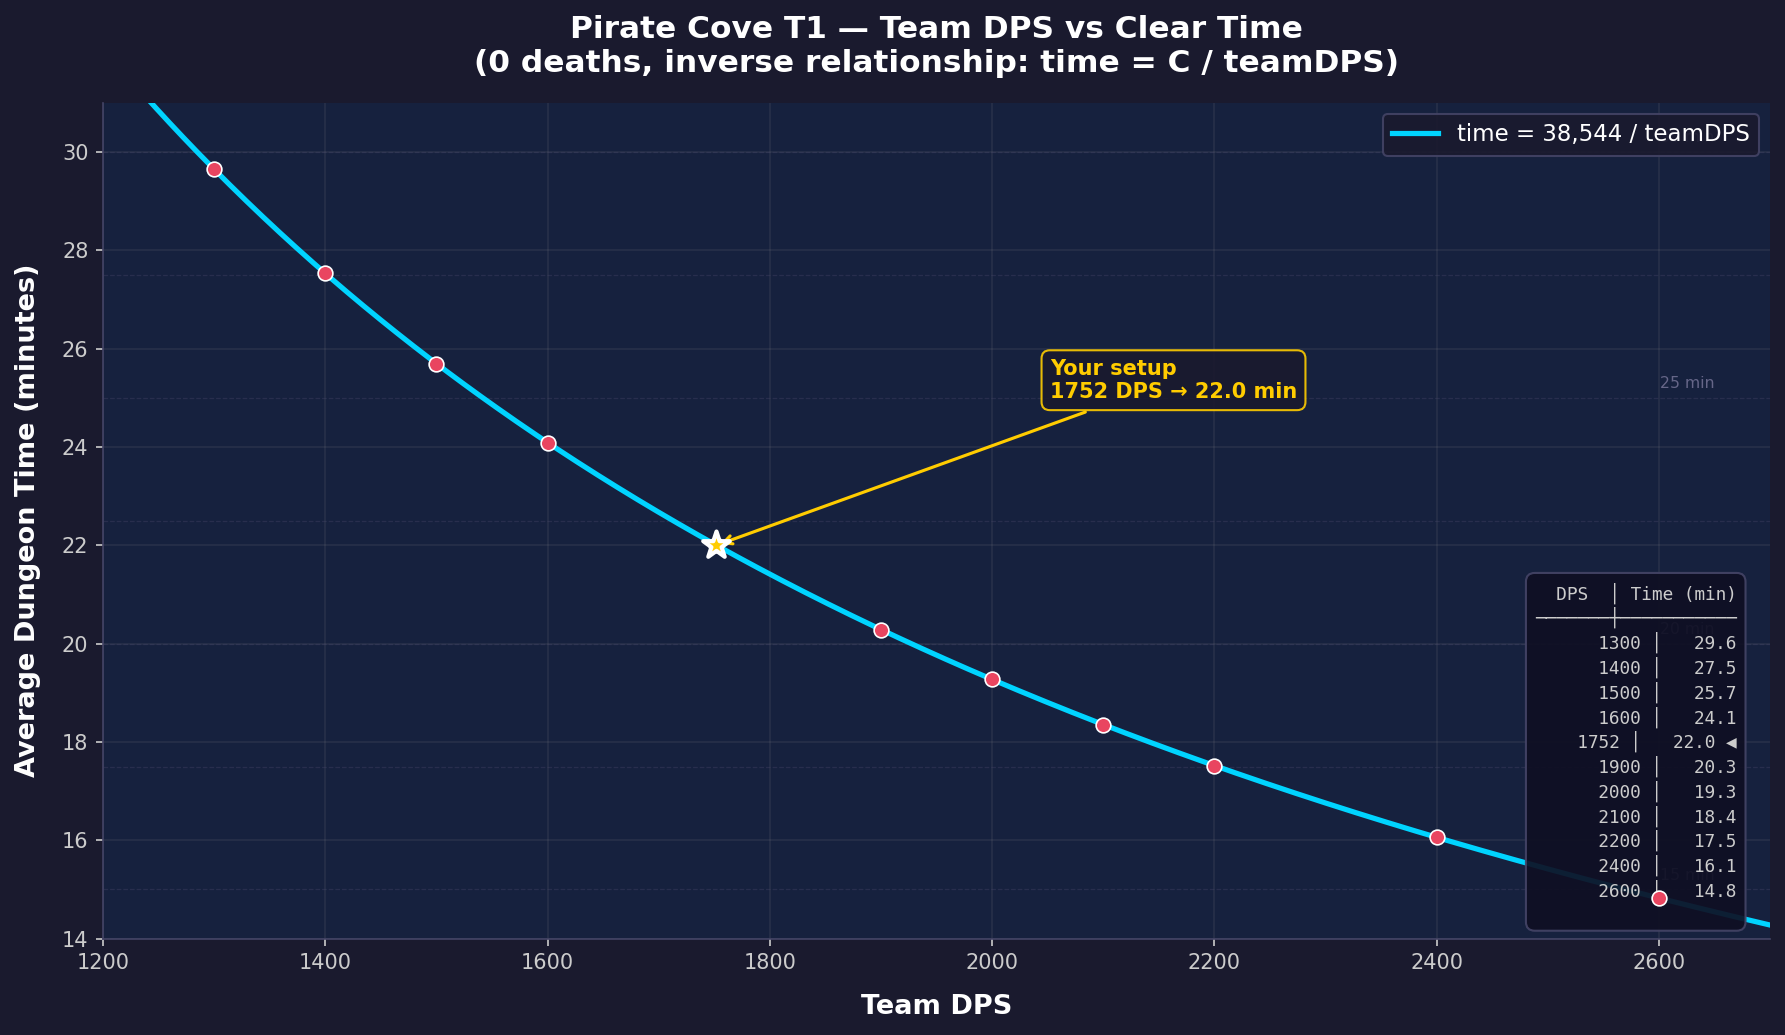

This chart was generated by the following Python code:
import matplotlib
matplotlib.use('Agg')
import matplotlib.pyplot as plt
import numpy as np

# ── Constants ──
C = 2_312_640  # avg total damage per dungeon run (derived from 1752 DPS → 22min)
USER_DPS = 1752
USER_TIME = 22.0  # minutes

dps_range = np.linspace(1200, 2700, 500)
time_min = C / (dps_range * 60)

ref_dps = np.array([1300, 1400, 1500, 1600, 1752, 1900, 2000, 2100, 2200, 2400, 2600])
ref_time = C / (ref_dps * 60)

# ── Plot ──
fig, ax = plt.subplots(figsize=(12, 7), dpi=150)
fig.patch.set_facecolor('#1a1a2e')
ax.set_facecolor('#16213e')

# Main curve
ax.plot(dps_range, time_min, color='#00d4ff', linewidth=2.5, label='time = 38,544 / teamDPS', zorder=3)

# Scatter reference points
ax.scatter(ref_dps, ref_time, color='#e94560', s=50, zorder=5, edgecolors='white', linewidths=0.8)

# Highlight user's data point
ax.scatter([USER_DPS], [USER_TIME], color='#ffcc00', s=180, zorder=6,
           edgecolors='white', linewidths=2, marker='*')
ax.annotate(f'Your setup\n{USER_DPS} DPS → {USER_TIME:.1f} min',
            xy=(USER_DPS, USER_TIME),
            xytext=(USER_DPS + 300, USER_TIME + 3),
            fontsize=10, color='#ffcc00', fontweight='bold',
            arrowprops=dict(arrowstyle='->', color='#ffcc00', lw=1.5),
            bbox=dict(boxstyle='round,pad=0.4', facecolor='#1a1a2e', edgecolor='#ffcc00', alpha=0.9))

for y_val in [15, 17.5, 20, 22.5, 25, 27.5, 30]:
    ax.axhline(y=y_val, color='#444466', linestyle='--', linewidth=0.6, alpha=0.4)
    ax.text(2650, y_val + 0.2, f'{y_val:.0f} min' if y_val == int(y_val) else '', fontsize=7.5, color='#666688', ha='right')

# Styling
ax.set_xlabel('Team DPS', fontsize=13, color='white', fontweight='bold', labelpad=10)
ax.set_ylabel('Average Dungeon Time (minutes)', fontsize=13, color='white', fontweight='bold', labelpad=10)
ax.set_title('Pirate Cove T1 — Team DPS vs Clear Time\n(0 deaths, inverse relationship: time = C / teamDPS)',
             fontsize=15, color='white', fontweight='bold', pad=15)

ax.set_xlim(1200, 2700)
ax.set_ylim(14, 31)
ax.tick_params(colors='#cccccc', labelsize=10)
ax.spines['bottom'].set_color('#444466')
ax.spines['left'].set_color('#444466')
ax.spines['top'].set_visible(False)
ax.spines['right'].set_visible(False)
ax.grid(True, alpha=0.15, color='#888888')

ax.legend(fontsize=11, loc='upper right', facecolor='#1a1a2e', edgecolor='#444466',
          labelcolor='white', framealpha=0.9)

# Data table in bottom-right
table_text = "  DPS  │ Time (min)\n" + "───────┼───────────\n"
for d, t in zip(ref_dps, ref_time):
    marker = " ◀" if d == USER_DPS else ""
    table_text += f"  {int(d):>4} │  {t:>5.1f}{marker}\n"

ax.text(0.98, 0.02, table_text, transform=ax.transAxes, fontsize=8.5,
        fontfamily='monospace', color='#cccccc', verticalalignment='bottom',
        horizontalalignment='right',
        bbox=dict(boxstyle='round,pad=0.5', facecolor='#0f0f23', edgecolor='#444466', alpha=0.92))

plt.tight_layout()
output_path = '/mnt/d/github/milkywayidle/MWICombatSimulatorTest/wyttle/pirate_cove_dps_time.png'
plt.savefig(output_path, dpi=150, bbox_inches='tight', facecolor=fig.get_facecolor())
print(f"Saved to: {output_path}")
plt.close()
